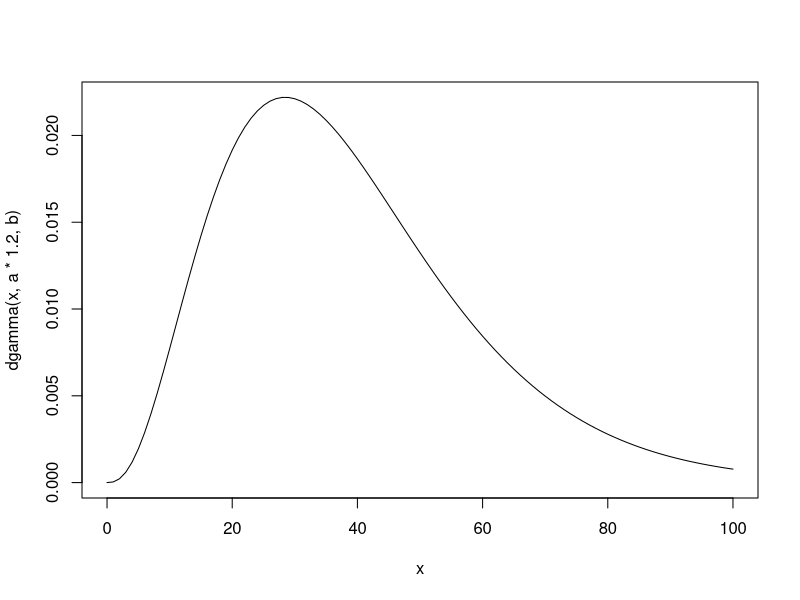
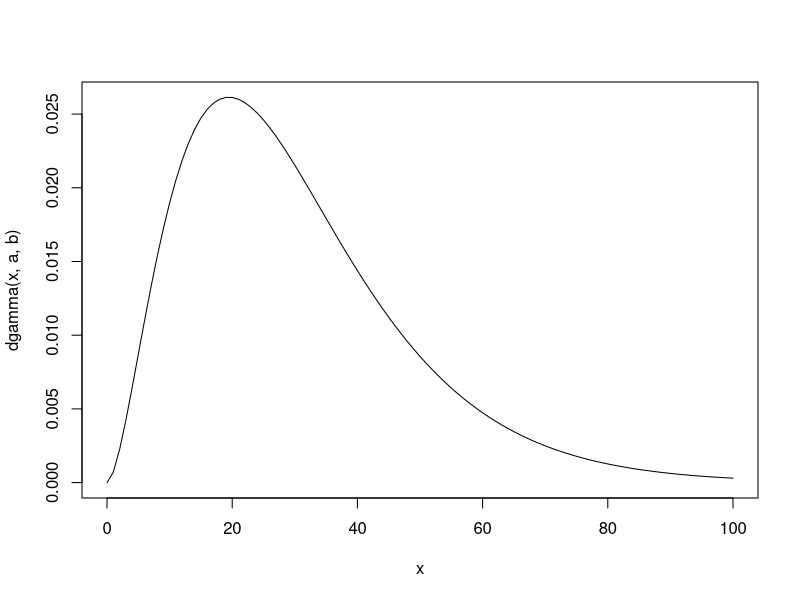
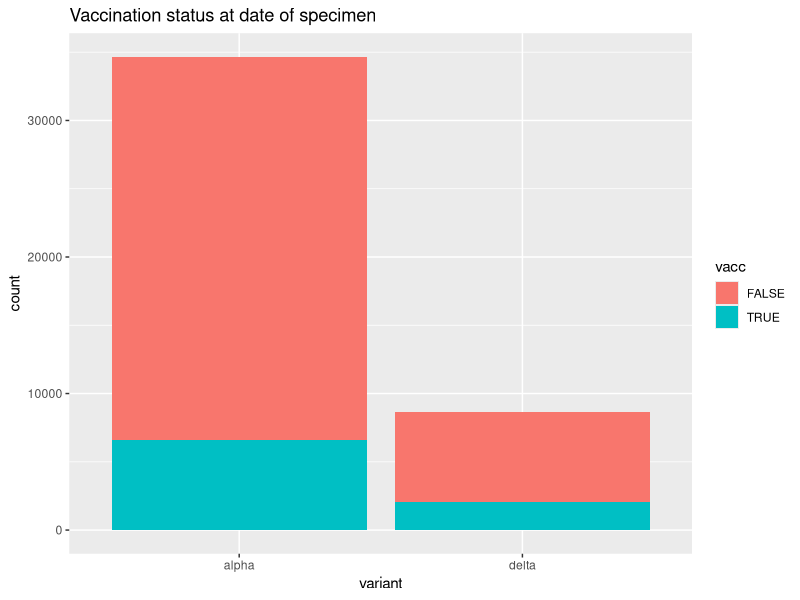
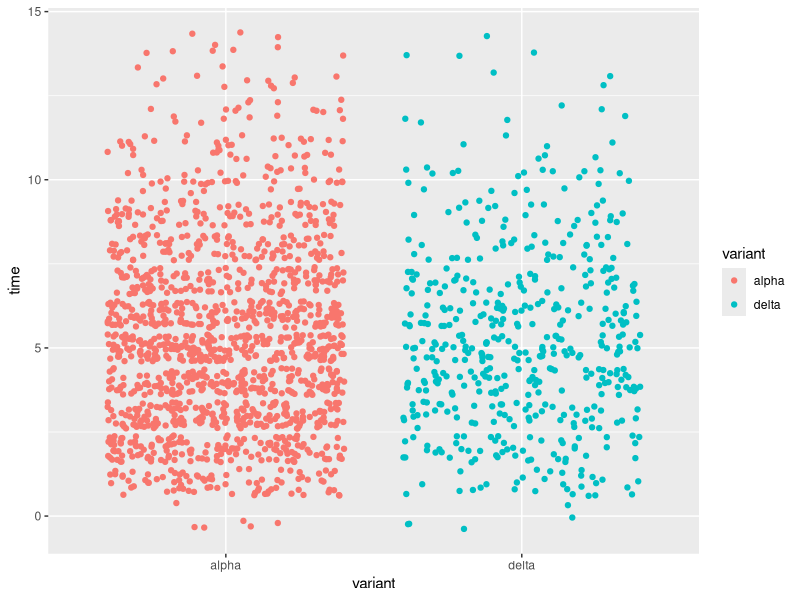
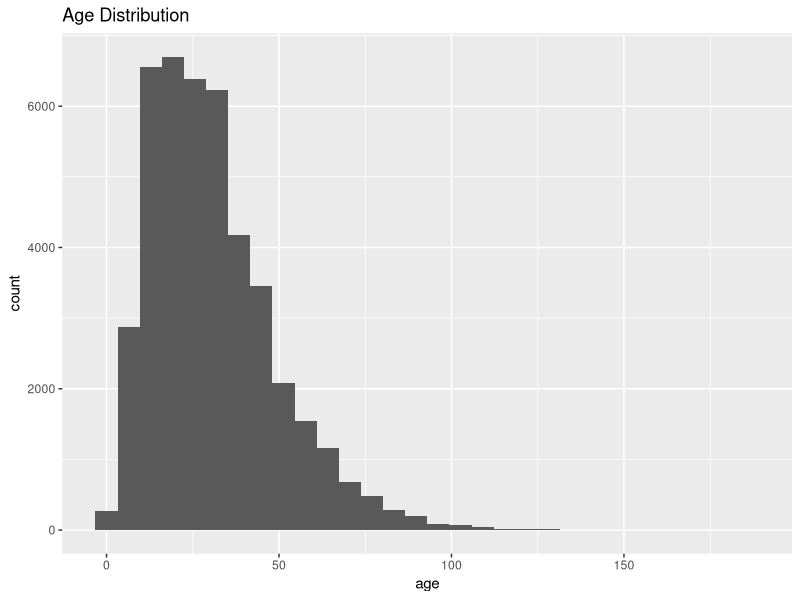
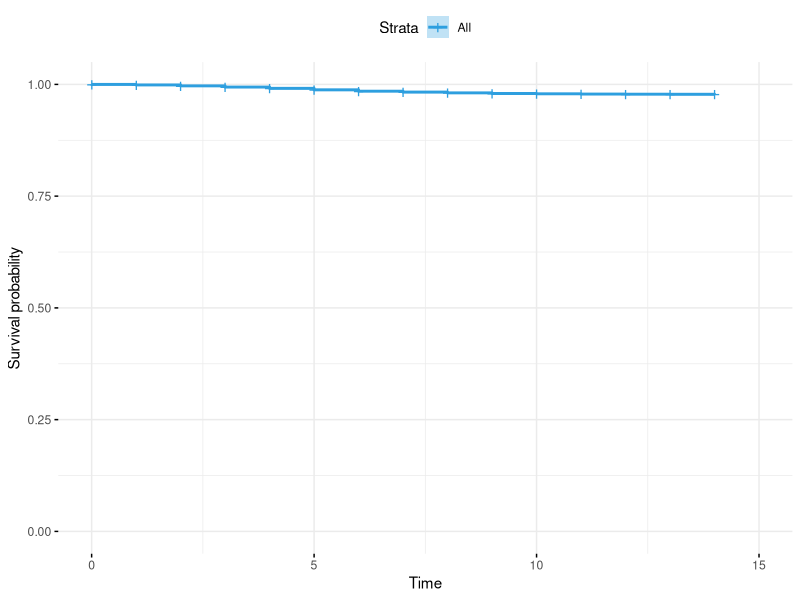
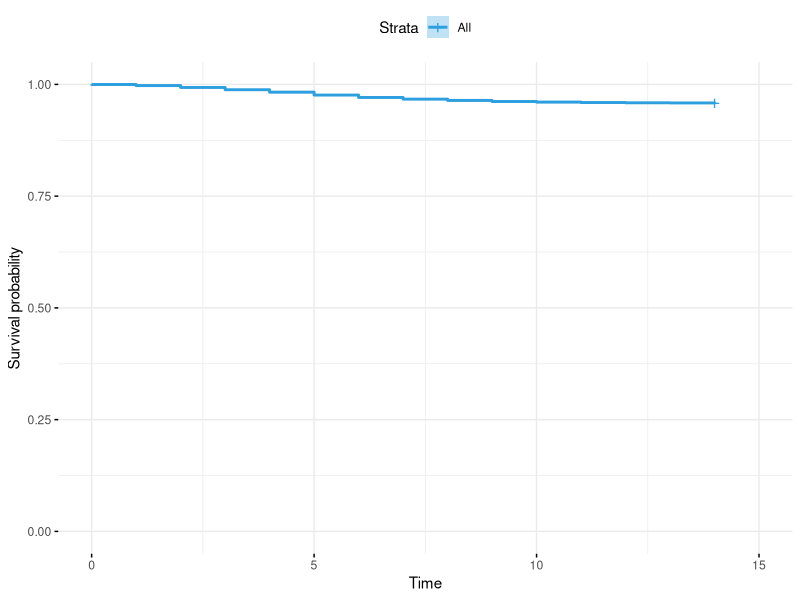
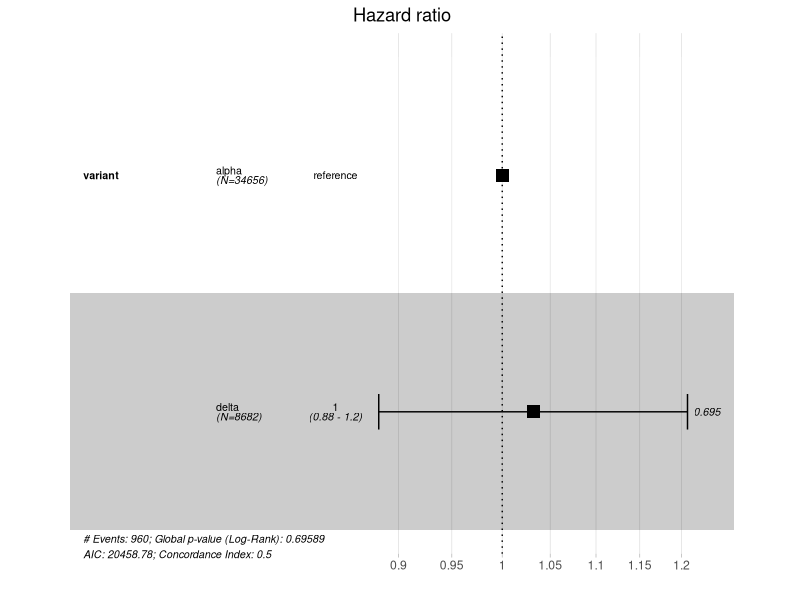

Reproduce these figures in R, in order. (Note: this script raises an error after producing the figures.)
## ---- chunk 1

library(tidyverse)
library(fitdistrplus)

#set.seed
set.seed(123)

# alpha

alpha.hosp <- data.frame(hosp=rep(TRUE, 764),
                         hosp_er=TRUE)

alpha.er <- data.frame(hosp=rep(FALSE, 1448-764),
                       hosp_er=TRUE)

alpha.rest <- data.frame(hosp=rep(FALSE, 34656-1448),
                         hosp_er=FALSE)


age.groups <- data.frame(left=c(rep(0, 2671), 
                                rep(10, 7373), 
                                rep(20, 6183), 
                                rep(30, 7364), 
                                rep(40, 5588), 
                                rep(50, 3196), 
                                rep(60, 1375), 
                                rep(70, 495), 
                                rep(80, 411)),
                         right=c(rep(10, 2671), 
                                 rep(20, 7373), 
                                 rep(30, 6183), 
                                 rep(40, 7364), 
                                 rep(50, 5588), 
                                 rep(60, 3196), 
                                 rep(70, 1375), 
                                 rep(80, 495), 
                                 rep(NA, 411)))


dist <- fitdistcens(age.groups, "gamma")
summary(dist)
a <- dist$estimate["shape"]
b <- dist$estimate["rate"]

curve(dgamma(x, a*1.2, b), from = 0, to = 100)

alpha.hosp$age <- round(rgamma(nrow(alpha.hosp), a*1.2, b))
alpha.er$age <- round(rgamma(nrow(alpha.er), a*1.1, b))
alpha.rest$age <- round(rgamma(nrow(alpha.rest), a*0.95, b))

alpha.hosp$week <- sample(c(13:20), nrow(alpha.hosp), replace=T, 
                          prob=c(23.9, 18.1, 14.5, 13.8, 11.7, 
                                 9.4, 5.5, 3.1))

alpha.er$week <- sample(c(13:20), nrow(alpha.er), replace=T, 
                          prob=c(23.9, 18.1, 14.5, 13.8, 11.7, 
                                 9.4, 5.5, 3.1))

alpha.rest$week <- sample(c(13:20), nrow(alpha.rest), replace=T, 
                          prob=c(21.5, 15.9, 13.3, 12.7, 11.9, 
                                 10.7, 7.7, 6.3))

alpha.hosp$vacc <- sample(c(TRUE, FALSE), 
                          nrow(alpha.hosp), 
                          replace=T, 
                          prob=c(228, 536))

alpha.er$vacc <- sample(c(TRUE, FALSE), 
                        nrow(alpha.er), 
                        replace=T, 
                        prob=c(353-228, 1095-536))

alpha.rest$vacc <- sample(c(TRUE, FALSE), 
                          nrow(alpha.rest), 
                          replace=T, 
                          prob=c(6627-353, 28029-1095))

alpha <- rbind(alpha.hosp, alpha.er, alpha.rest)

hosp_er_time <- c(round(rweibull(1448, 2, 6)), rep(14, 33208))
hosp_er_time[hosp_er_time>14] <- 14

alpha$time <- hosp_er_time

alpha$variant <- "alpha"

# delta

delta.hosp <- data.frame(hosp=rep(TRUE, 196),
                         hosp_er=TRUE)

delta.er <- data.frame(hosp=rep(FALSE, 498-196),
                       hosp_er=TRUE)

delta.rest <- data.frame(hosp=rep(FALSE, 8682-498),
                         hosp_er=FALSE)


age.groups <- data.frame(left=c(rep(0, 893), 
                                rep(10, 2089), 
                                rep(20, 1453), 
                                rep(30, 1793), 
                                rep(40, 1297), 
                                rep(50, 720), 
                                rep(60, 306), 
                                rep(70, 89), 
                                rep(80, 42)),
                         right=c(rep(10, 893), 
                                 rep(20, 2089), 
                                 rep(30, 1453), 
                                 rep(40, 1793), 
                                 rep(50, 1297), 
                                 rep(60, 720), 
                                 rep(70, 306), 
                                 rep(80, 89), 
                                 rep(NA, 42)))


dist <- fitdistcens(age.groups, "gamma")
summary(dist)
a <- dist$estimate["shape"]
b <- dist$estimate["rate"]

curve(dgamma(x, a, b), from = 0, to = 100)

delta.hosp$age <- round(rgamma(nrow(delta.hosp), a*1.2, b))
delta.er$age <- round(rgamma(nrow(delta.er), a*1.1, b))
delta.rest$age <- round(rgamma(nrow(delta.rest), a*0.95, b))

delta.hosp$week <- sample(c(13:20), nrow(delta.hosp), replace=T, 
                          prob=c(0.2, 1, 1.7, 4.2, 7.1, 
                                 15.7, 24.5, 45.5))

delta.er$week <- sample(c(13:20), nrow(delta.er), replace=T, 
                          prob=c(0.2, 1, 1.7, 4.2, 7.1, 
                                 15.7, 24.5, 45.5))

delta.rest$week <- sample(c(13:20), nrow(delta.rest), replace=T, 
                          prob=c(0.1, 0.8, 1.5, 4.0, 7.3, 
                                 16, 24.8, 46))

delta.hosp$vacc <- sample(c(TRUE, FALSE), 
                          nrow(delta.hosp), 
                          replace=T, 
                          prob=c(47, 149))

delta.er$vacc <- sample(c(TRUE, FALSE), 
                        nrow(delta.er), 
                        replace=T, 
                        prob=c(129-47, 369-149))

delta.rest$vacc <- sample(c(TRUE, FALSE), 
                          nrow(delta.rest), 
                          replace=T, 
                          prob=c(2001-129, 6681-369))

delta <- rbind(delta.hosp, delta.er, delta.rest)

hosp_er_time <- c(round(rweibull(498, 2, 6)), rep(14, 8682-498))
hosp_er_time[hosp_er_time>14] <- 14

delta$time <- hosp_er_time

delta$variant <- "delta"

data <- rbind(alpha, delta)
data$variant = as.factor(data$variant)


data <- data[sample(nrow(data)),]

str(data)
## ---- chunk 2
library(ggplot2)
#vaccination status
p <- ggplot(data=data, aes(fill=vacc, x=variant)) +
  geom_bar() +
  ggtitle("Vaccination status at date of specimen")
p
#time of hospitalisation
p <- ggplot() +
    geom_jitter(data=data[which(data$hosp_er),], aes(x=variant, y=time, color=variant)) 
p
# age
p<-ggplot(data, aes(x=age)) +
  geom_histogram() +
  theme(legend.position="right") +
  ggtitle("Age Distribution")
p
## ---- chunk 3
#---------------------------------------------------------------
#Cox Regression

library("survival")
library("survminer")

res.cox <- coxph(Surv(time,hosp) ~ variant, data = data)
summary(res.cox)
ggsurvplot(survfit(res.cox), data = data, palette = "#2E9FDF",
           ggtheme = theme_minimal())

res.cox2 <- coxph(Surv(time,hosp_er) ~ variant, data = data)
summary(res.cox2)
ggsurvplot(survfit(res.cox2), data = data, palette = "#2E9FDF",
           ggtheme = theme_minimal())

## ---- chunk 4
# visualize hazard ratio
ggforest(res.cox, data = data)
ggforest(res.cox2, data = data)
## ---- chunk 5
test.ph <- cox.zph(res.cox)
test.ph
ggcoxzph(test.ph)
ggcoxdiagnostics(res.cox, type = "dfbeta",
                 linear.predictions = FALSE, ggtheme = theme_bw())
ggcoxdiagnostics(res.cox, type = "deviance",
                 linear.predictions = FALSE, ggtheme = theme_bw())
## ---- chunk 6
#---------------------------------------------------------------
res.cox3 <- coxph(Surv(time, hosp) ~ variant + strata(week), data = data)
summary(res.cox3)

# trace(ggforest, edit = TRUE)

ggforest(res.cox3, data = data)


res.cox4 <- coxph(Surv(time,hosp_er) ~ variant + strata(week), data = data)
summary(res.cox4)

ggforest(res.cox4, data = data)
## ---- chunk 7
#---------------------------------------------------------------
#Cox Regression
#own data right skewed
res. <- coxph(Surv(time_skewed,hos)~variant, data = data[data$hos==2,])
summary(res.cox_skewed)
# visualize hazard ratio
ggforest(res.cox_skewed, data = data)
## ---- chunk 8
#res.cox <- coxph(Surv(time, status) ~ age + sex + ph.ecog, data =  lung)
#own data right skewed
res.cox_skewed <- coxph(Surv(time_skewed,hos,sex)~variant, data = data[data$hos==1,])
summary(res.cox_skewed)
# visualize hazard ratio
ggforest(res.cox_skewed, data = data)
## ---- chunk 9
#skewed data 
#skewed data 
res.cox_vac <- coxph(Surv(time_skewed,vac)~variant, data = data[data$hos==1 & data$vac <2,])
summary(res.cox_vac)
ggsurvplot(survfit(res.cox_vac), data = data, palette = "#2E9FDF",
           ggtheme = theme_minimal())
## ---- chunk 10
#skewed data 
#skewed data 
res.cox_vac <- coxph(Surv(time_skewed,vac_update)~variant, data = data[data$hos==1 & data$vac_update == 1,])
summary(res.cox_vac)
ggsurvplot(survfit(res.cox_vac), data = data, palette = "#2E9FDF",
           ggtheme = theme_minimal())
## ---- chunk 11
#skewed data 
#skewed data 
res.cox_vac <- coxph(Surv(time_skewed,vac_update)~variant, data = data[data$hos==1 & data$vac_update == 2,])
summary(res.cox_vac)
ggsurvplot(survfit(res.cox_vac), data = data, palette = "#2E9FDF",
           ggtheme = theme_minimal())
## ---- chunk 12
#skewed data 
res.cox_vac <- coxph(Surv(time_skewed,vac)~variant, data = data[data$hos==2 & data$vac <2,])
summary(res.cox_vac)
ggsurvplot(survfit(res.cox_vac), data = data, palette = "#2E9FDF",
           ggtheme = theme_minimal())
## ---- chunk 13
#skewed data 
res.cox_vac <- coxph(Surv(time_skewed,vac)~variant, data = data[data$hos==1 & data$vac == 2,])
summary(res.cox_vac)
ggsurvplot(survfit(res.cox_vac), data = data, palette = "#2E9FDF",
           ggtheme = theme_minimal())
## ---- chunk 14
#skewed data 
res.cox_vac <- coxph(Surv(time_skewed,vac)~variant, data = data[data$hos==2 & data$vac==2,])
summary(res.cox_vac)
ggsurvplot(survfit(res.cox_vac), data = data, palette = "#2E9FDF",
           ggtheme = theme_minimal())
## ---- chunk 15
#skewed data 
#skewed data 
res.cox_vac <- coxph(Surv(time_skewed,vac_update)~variant, data = data[data$hos==2 & data$vac_update == 1,])
summary(res.cox_vac)
ggsurvplot(survfit(res.cox_vac), data = data, palette = "#2E9FDF",
           ggtheme = theme_minimal())
## ---- chunk 16
#skewed data 
#skewed data 
res.cox_vac <- coxph(Surv(time_skewed,vac_update)~variant, data = data[data$hos==2 & data$vac_update == 2,])
summary(res.cox_vac)
ggsurvplot(survfit(res.cox_vac), data = data, palette = "#2E9FDF",
           ggtheme = theme_minimal())
